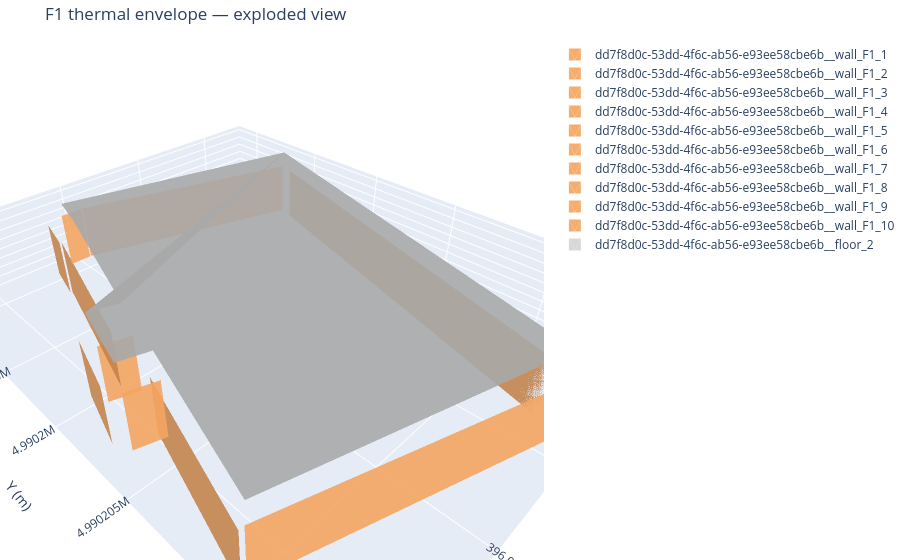

The cell this chart's notebook holds for it:
### Code cell
fig_nvlp_F1 = plot_envelope_subset_exploded(
    nvlp_F1,
    offset_step=0.10,   # try 0.05–0.25 m
    title="F1 thermal envelope — exploded view",
)
fig_nvlp_F1.show()

### Figure 1 — Plotly figure (JSON) as saved in the notebook; plotly's stock layout.template omitted (floating-point values rounded to 4 significant figures)
{"data": [{"color": "sandybrown", "flatshading": true, "i": [0, 0], "j": [1, 2], "k": [2, 3], "name": "dd7f8d0c-53dd-4f6c-ab56-e93ee58cbe6b__wall_F1_1", "opacity": 0.9, "showlegend": true, "type": "mesh3d", "x": [396100.0, 396100.0, 396100.0, 396100.0], "y": [4990000.0, 4990000.0, 4990000.0, 4990000.0], "z": [3.003, 3.003, 6.006, 6.006]}, {"color": "sandybrown", "flatshading": true, "i": [0, 0], "j": [1, 2], "k": [2, 3], "name": "dd7f8d0c-53dd-4f6c-ab56-e93ee58cbe6b__wall_F1_2", "opacity": 0.9, "showlegend": true, "type": "mesh3d", "x": [396100.0, 396100.0, 396100.0, 396100.0], "y": [4990000.0, 4990000.0, 4990000.0, 4990000.0], "z": [3.003, 3.003, 6.006, 6.006]}, {"color": "sandybrown", "flatshading": true, "i": [0, 0], "j": [1, 2], "k": [2, 3], "name": "dd7f8d0c-53dd-4f6c-ab56-e93ee58cbe6b__wall_F1_3", "opacity": 0.9, "showlegend": true, "type": "mesh3d", "x": [396100.0, 396100.0, 396100.0, 396100.0], "y": [4990000.0, 4990000.0, 4990000.0, 4990000.0], "z": [3.003, 3.003, 6.006, 6.006]}, {"color": "sandybrown", "flatshading": true, "i": [0, 0], "j": [1, 2], "k": [2, 3], "name": "dd7f8d0c-53dd-4f6c-ab56-e93ee58cbe6b__wall_F1_4", "opacity": 0.9, "showlegend": true, "type": "mesh3d", "x": [396100.0, 396100.0, 396100.0, 396100.0], "y": [4990000.0, 4990000.0, 4990000.0, 4990000.0], "z": [3.003, 3.003, 6.006, 6.006]}, {"color": "sandybrown", "flatshading": true, "i": [0, 0], "j": [1, 2], "k": [2, 3], "name": "dd7f8d0c-53dd-4f6c-ab56-e93ee58cbe6b__wall_F1_5", "opacity": 0.9, "showlegend": true, "type": "mesh3d", "x": [396100.0, 396100.0, 396100.0, 396100.0], "y": [4990000.0, 4990000.0, 4990000.0, 4990000.0], "z": [3.003, 3.003, 6.006, 6.006]}, {"color": "sandybrown", "flatshading": true, "i": [0, 0], "j": [1, 2], "k": [2, 3], "name": "dd7f8d0c-53dd-4f6c-ab56-e93ee58cbe6b__wall_F1_6", "opacity": 0.9, "showlegend": true, "type": "mesh3d", "x": [396100.0, 396100.0, 396100.0, 396100.0], "y": [4990000.0, 4990000.0, 4990000.0, 4990000.0], "z": [3.003, 3.003, 6.006, 6.006]}, {"color": "sandybrown", "flatshading": true, "i": [0, 0], "j": [1, 2], "k": [2, 3], "name": "dd7f8d0c-53dd-4f6c-ab56-e93ee58cbe6b__wall_F1_7", "opacity": 0.9, "showlegend": true, "type": "mesh3d", "x": [396100.0, 396100.0, 396100.0, 396100.0], "y": [4990000.0, 4990000.0, 4990000.0, 4990000.0], "z": [3.003, 3.003, 6.006, 6.006]}, {"color": "sandybrown", "flatshading": true, "i": [0, 0], "j": [1, 2], "k": [2, 3], "name": "dd7f8d0c-53dd-4f6c-ab56-e93ee58cbe6b__wall_F1_8", "opacity": 0.9, "showlegend": true, "type": "mesh3d", "x": [396100.0, 396100.0, 396100.0, 396100.0], "y": [4990000.0, 4990000.0, 4990000.0, 4990000.0], "z": [3.003, 3.003, 6.006, 6.006]}, {"color": "sandybrown", "flatshading": true, "i": [0, 0], "j": [1, 2], "k": [2, 3], "name": "dd7f8d0c-53dd-4f6c-ab56-e93ee58cbe6b__wall_F1_9", "opacity": 0.9, "showlegend": true, "type": "mesh3d", "x": [396100.0, 396100.0, 396100.0, 396100.0], "y": [4990000.0, 4990000.0, 4990000.0, 4990000.0], "z": [3.003, 3.003, 6.006, 6.006]}, {"color": "sandybrown", "flatshading": true, "i": [0, 0], "j": [1, 2], "k": [2, 3], "name": "dd7f8d0c-53dd-4f6c-ab56-e93ee58cbe6b__wall_F1_10", "opacity": 0.9, "showlegend": true, "type": "mesh3d", "x": [396100.0, 396100.0, 396100.0, 396100.0], "y": [4990000.0, 4990000.0, 4990000.0, 4990000.0], "z": [3.003, 3.003, 6.006, 6.006]}, {"color": "lightgray", "flatshading": true, "i": [0, 0, 0, 0, 0, 0, 0, 0], "j": [1, 2, 3, 4, 5, 6, 7, 8], "k": [2, 3, 4, 5, 6, 7, 8, 9], "name": "dd7f8d0c-53dd-4f6c-ab56-e93ee58cbe6b__floor_2", "opacity": 0.9, "showlegend": true, "type": "mesh3d", "x": [396100.0, 396100.0, 396100.0, 396100.0, 396100.0, 396100.0, 396100.0, 396100.0, 396100.0, 396100.0], "y": [4990000.0, 4990000.0, 4990000.0, 4990000.0, 4990000.0, 4990000.0, 4990000.0, 4990000.0, 4990000.0, 4990000.0], "z": [7.106, 7.106, 7.106, 7.106, 7.106, 7.106, 7.106, 7.106, 7.106, 7.106]}], "layout": {"margin": {"b": 0, "l": 0, "r": 0, "t": 40}, "scene": {"aspectmode": "data", "xaxis": {"title": {"text": "X (m)"}}, "yaxis": {"title": {"text": "Y (m)"}}, "zaxis": {"title": {"text": "Z (m)"}}}, "title": {"text": "F1 thermal envelope — exploded view"}}}
